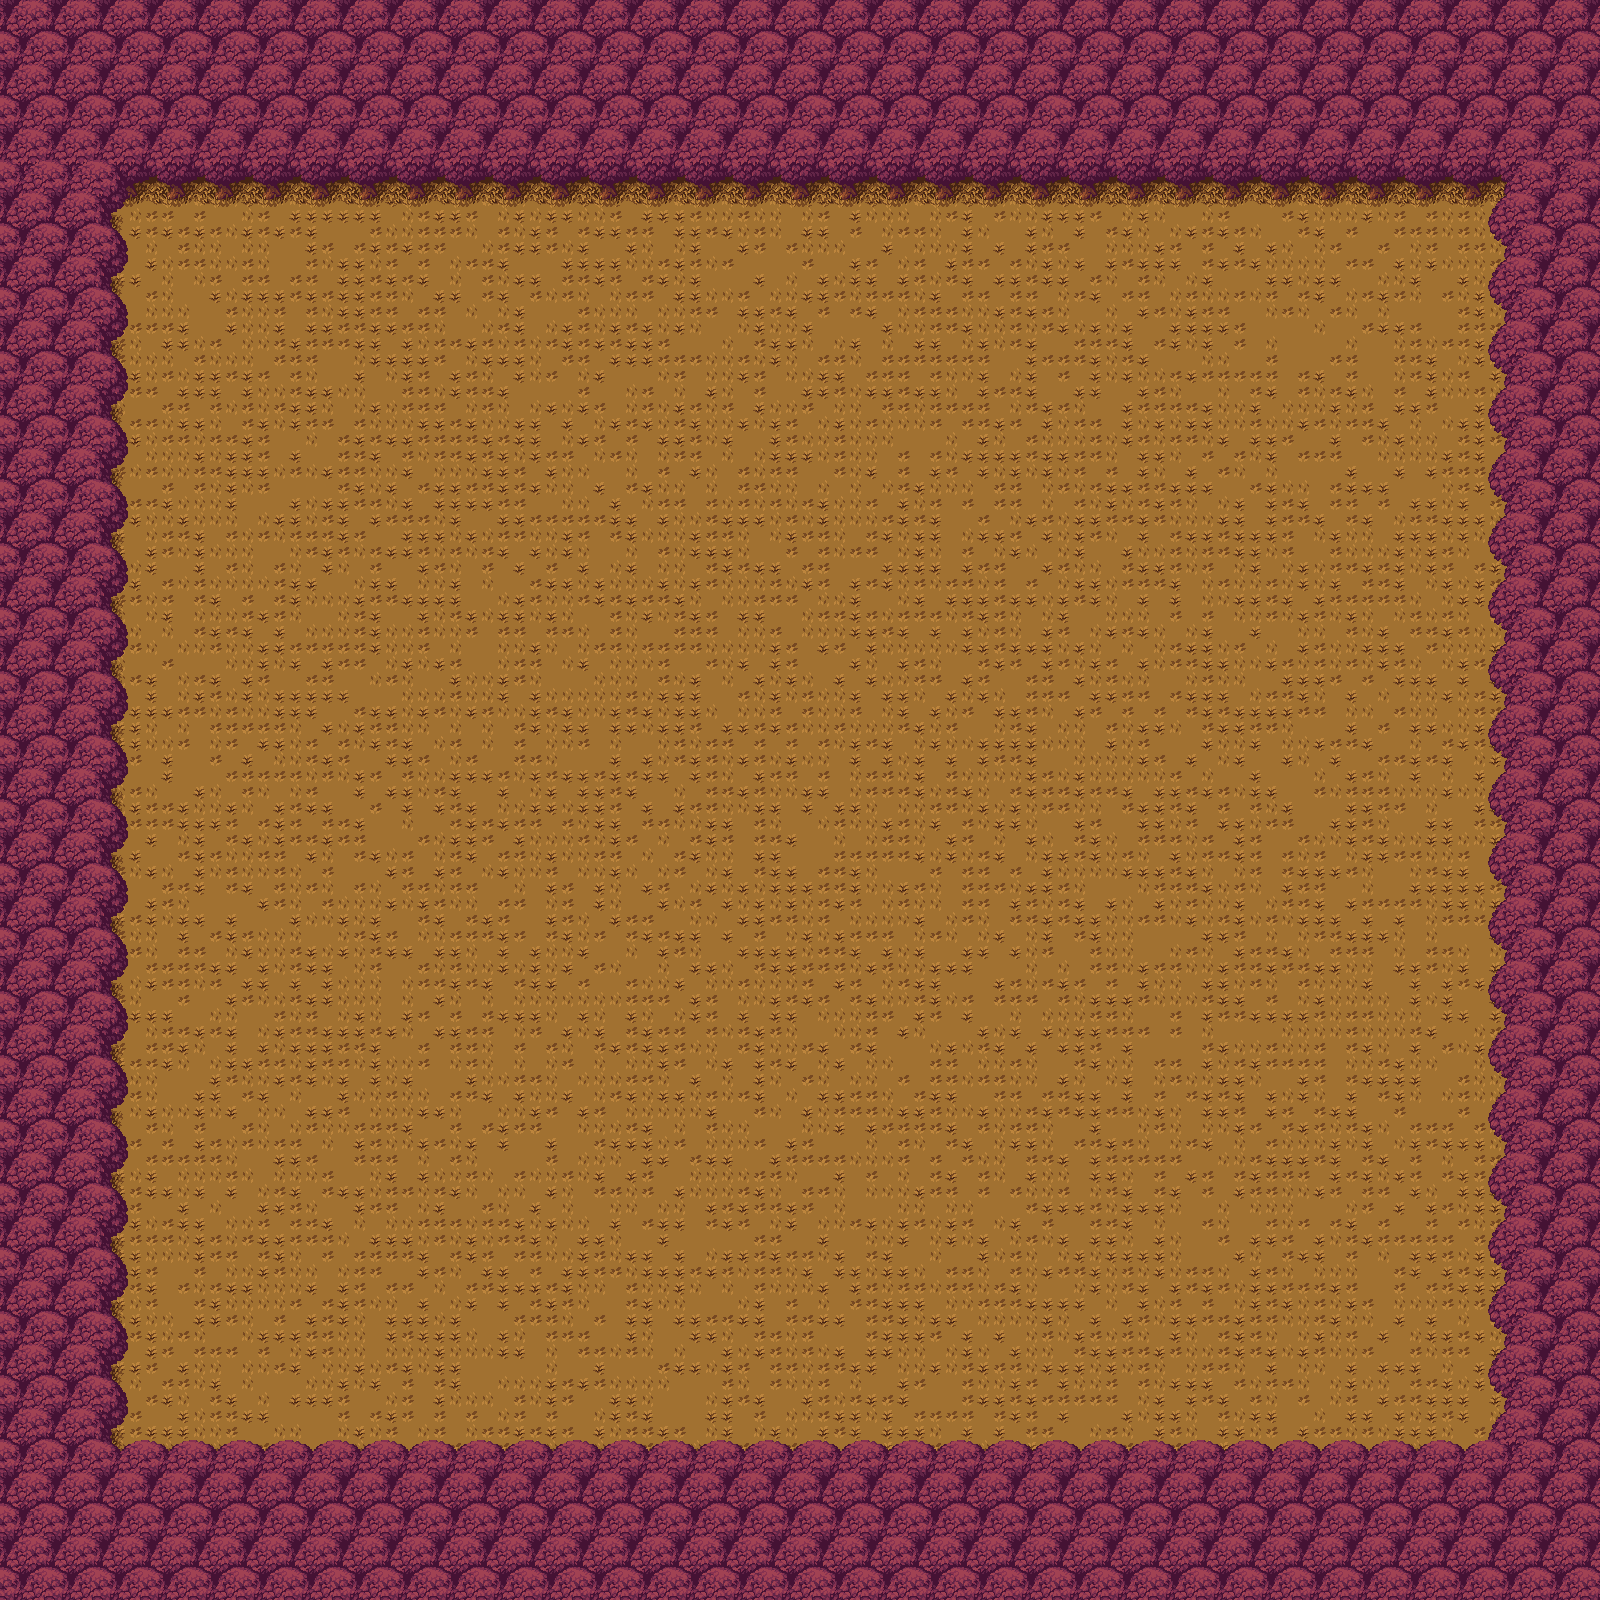

Tiled map render using the project's own tile images. Description and the map definition, with tile-layer contents summarised, below:
An orthogonal 100x100 tile map with 16x16 px tiles, 4 tile layers (Grass, Top Trees, Vertical Trees, Bottom Trees) and 33 objects.

<map version="1.2" tiledversion="1.2.0" orientation="orthogonal" renderorder="right-down" width="100" height="100" tilewidth="16" tileheight="16" infinite="0" nextlayerid="5" nextobjectid="1">
 <properties>
  <property name="unity:scale" type="float" value="0.01" />
 </properties>
 <tileset firstgid="1" name="tileset" tilewidth="16" tileheight="16" tilecount="1088" columns="34">
  <image source="../Lib/Tiny RPG Forest/Artwork/Environment/tileset.png" width="544" height="512" />
  <tile id="614">
   <objectgroup draworder="index">
    <object id="1" x="-0.13724" y="-0.13724" width="16.0571" height="16.1943" />
   </objectgroup>
  </tile>
  <tile id="615">
   <objectgroup draworder="index">
    <object id="1" x="0" y="-0.13724" width="15.7826" height="16.0571" />
   </objectgroup>
  </tile>
  <tile id="617">
   <objectgroup draworder="index">
    <object id="1" x="-0.13724" y="0" width="16.0571" height="15.9199" />
   </objectgroup>
  </tile>
  <tile id="618">
   <objectgroup draworder="index">
    <object id="1" x="0" y="0.13724" width="15.9199" height="15.9199" />
   </objectgroup>
  </tile>
  <tile id="619">
   <objectgroup draworder="index">
    <object id="1" x="-1.11022e-16" y="2.498e-16" width="16.0571" height="16.0571" />
   </objectgroup>
  </tile>
  <tile id="621">
   <objectgroup draworder="index">
    <object id="1" x="-0.13724" y="0.13724" width="16.1943" height="15.9199" />
   </objectgroup>
  </tile>
  <tile id="622">
   <objectgroup draworder="index">
    <object id="1" x="0" y="0.13724" width="15.7826" height="15.7826" />
   </objectgroup>
  </tile>
  <tile id="648">
   <objectgroup draworder="index">
    <object id="1" x="0" y="0.13724" width="15.9199" height="15.9199" />
   </objectgroup>
  </tile>
  <tile id="656">
   <objectgroup draworder="index">
    <object id="1" x="0" y="0" width="15.7826" height="15.9199" />
   </objectgroup>
  </tile>
  <tile id="715">
   <objectgroup draworder="index">
    <object id="3" x="0.13724" y="0.27448" width="15.7826" height="15.5081" />
   </objectgroup>
  </tile>
  <tile id="724">
   <objectgroup draworder="index">
    <object id="1" x="0" y="0.13724" width="15.9199" height="15.7826" />
   </objectgroup>
  </tile>
  <tile id="749">
   <objectgroup draworder="index">
    <object id="1" x="0" y="0.13724" width="15.9199" height="15.9199" />
   </objectgroup>
  </tile>
  <tile id="758">
   <objectgroup draworder="index">
    <object id="1" x="0.13724" y="0.13724" width="15.9199" height="15.7826" />
   </objectgroup>
  </tile>
  <tile id="783">
   <objectgroup draworder="index">
    <object id="1" x="0" y="0" width="15.9817" height="15.9817" />
   </objectgroup>
  </tile>
  <tile id="792">
   <objectgroup draworder="index">
    <object id="1" x="0" y="0.13724" width="15.7826" height="15.9199" />
   </objectgroup>
  </tile>
  <tile id="817">
   <objectgroup draworder="index">
    <object id="1" x="8.78573" y="0.0836736" width="7.36328" height="9.95716" />
   </objectgroup>
  </tile>
  <tile id="826">
   <objectgroup draworder="index">
    <object id="1" x="0" y="0" width="16.0571" height="15.9199" />
   </objectgroup>
  </tile>
  <tile id="885">
   <objectgroup draworder="index">
    <object id="1" x="3.01225" y="0.0836736" width="12.8857" height="15.898" />
   </objectgroup>
  </tile>
  <tile id="894">
   <objectgroup draworder="index">
    <object id="1" x="0" y="0.13724" width="16.0571" height="15.9199" />
   </objectgroup>
  </tile>
  <tile id="919">
   <objectgroup draworder="index">
    <object id="1" x="0.0836736" y="-0.0836736" width="15.8143" height="16.0653" />
   </objectgroup>
  </tile>
  <tile id="928">
   <objectgroup draworder="index">
    <object id="1" x="-0.13724" y="0" width="16.0571" height="15.9199" />
   </objectgroup>
  </tile>
  <tile id="953">
   <objectgroup draworder="index">
    <object id="1" x="0" y="0.0836736" width="15.9817" height="15.8143" />
   </objectgroup>
  </tile>
  <tile id="961">
   <objectgroup draworder="index">
    <object id="1" x="0" y="0" width="15.9199" height="15.9199" />
   </objectgroup>
  </tile>
  <tile id="962">
   <objectgroup draworder="index">
    <object id="1" x="-0.13724" y="0" width="16.0571" height="16.0571" />
   </objectgroup>
  </tile>
  <tile id="987">
   <objectgroup draworder="index">
    <object id="1" x="0.0297274" y="-0.167347" width="15.8682" height="16.149" />
   </objectgroup>
  </tile>
  <tile id="995">
   <objectgroup draworder="index">
    <object id="1" x="-8.88178e-16" y="1.77636e-15" width="15.9199" height="15.7826" />
   </objectgroup>
  </tile>
  <tile id="1021">
   <objectgroup draworder="index">
    <object id="2" x="8" y="7.73913" width="0.0434783" />
   </objectgroup>
  </tile>
  <tile id="1022">
   <objectgroup draworder="index">
    <object id="2" x="7.56522" y="7.6087" />
   </objectgroup>
  </tile>
  <tile id="1023">
   <objectgroup draworder="index">
    <object id="2" x="8.26087" y="8.04348" />
   </objectgroup>
  </tile>
  <tile id="1025">
   <objectgroup draworder="index">
    <object id="6" x="7.69565" y="7.73913" />
   </objectgroup>
  </tile>
  <tile id="1026">
   <objectgroup draworder="index">
    <object id="3" x="7.52174" y="8.56522" />
   </objectgroup>
  </tile>
  <tile id="1027">
   <objectgroup draworder="index">
    <object id="3" x="7.08696" y="7.95652" />
   </objectgroup>
  </tile>
  <tile id="1029">
   <objectgroup draworder="index">
    <object id="1" x="0" y="0.13724" width="16.0571" height="15.7826" />
   </objectgroup>
  </tile>
 </tileset>
 <layer id="4" name="Grass" width="100" height="100">
  <data>[10000 cells, 10000 non-empty, 4 distinct tile ids]</data>
 </layer>
 <layer id="1" name="Top Trees" width="100" height="100">
  <data>[10000 cells, 1300 non-empty, 27 distinct tile ids]</data>
 </layer>
 <layer id="2" name="Vertical Trees" width="100" height="100">
  <data>[10000 cells, 1348 non-empty, 46 distinct tile ids]</data>
 </layer>
 <layer id="3" name="Bottom Trees" width="100" height="100">
  <data>[10000 cells, 912 non-empty, 18 distinct tile ids]</data>
 </layer>
</map>
